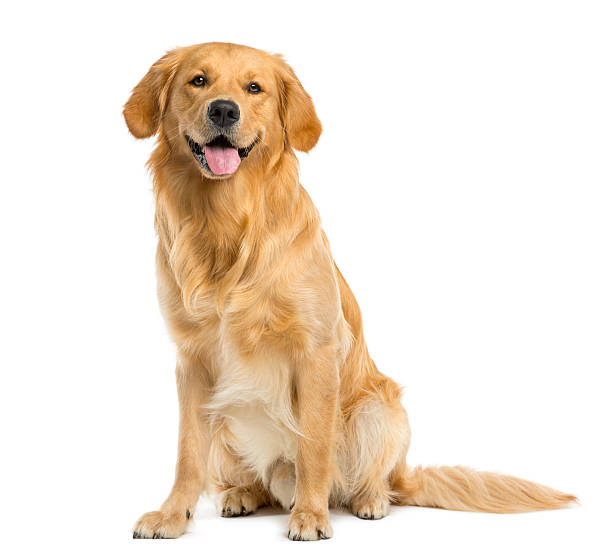
#> input picture perrito_compu.jpg, 612 x 558 px
$ python clase_imagen.py
#> lines starting #> are read from the running program, lines starting #| are printed output that depends on the picture
import numpy as np
import matplotlib.pyplot as plt

# Cargar imagen
img = np.array(plt.imread('perrito_compu.jpg'))
#> img is the input picture: shape (558, 612, 3); mean R, G, B 240.7, 228, 214.2

print(img.shape)
#| (558, 612, 3)

plt.subplot(3, 3, 1)
plt.imshow(img)
plt.axis('off')
plt.title("Imagen original")

plt.subplot(3,3,2)
imgR = np.copy(img)
imgR[:,:,1] = 0 #cancelar la capa verde
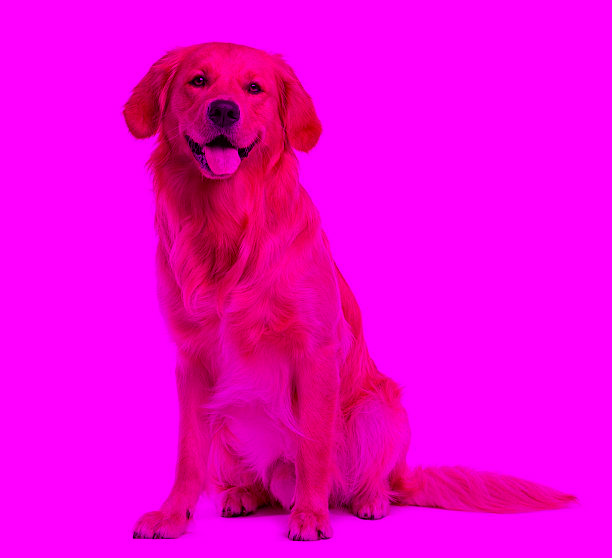
#> imgR: shape (558, 612, 3); mean R, G, B 240.7, 0, 214.2
imgR[:,:,2] = 0 #cancelar la capa azul
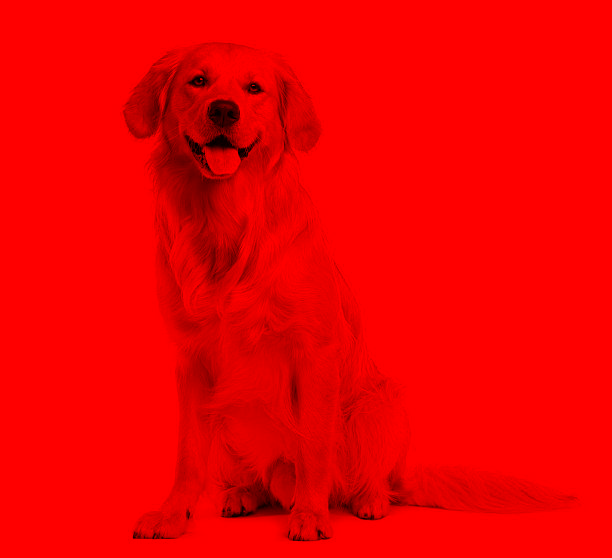
#> imgR: shape (558, 612, 3); mean R, G, B 240.7, 0, 0

plt.imshow(imgR)
plt.axis('off')
plt.title("capa roja")

plt.subplot(3,3,3)
imgA = np.copy(img)
imgA[:,:,0] = 0
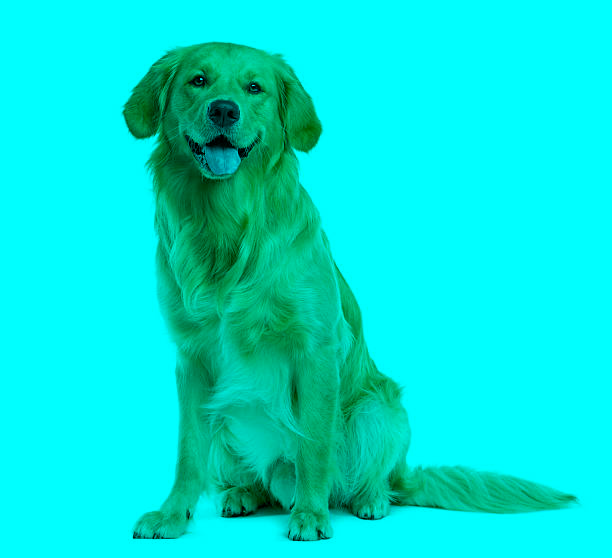
#> imgA: shape (558, 612, 3); mean R, G, B 0, 228, 214.2
imgA[:,:,1] = 0
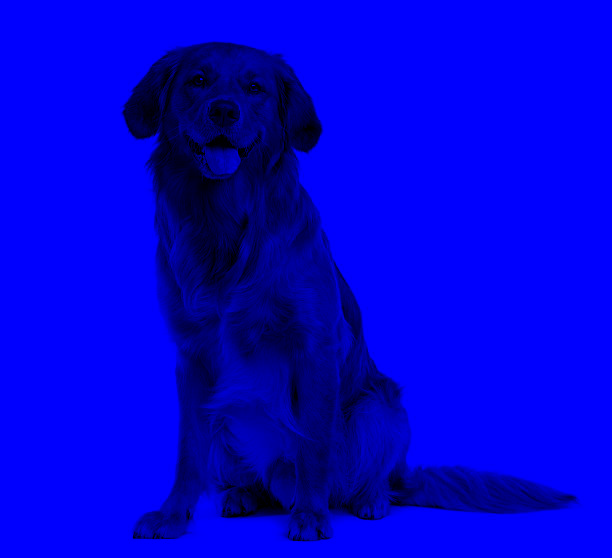
#> imgA: shape (558, 612, 3); mean R, G, B 0, 0, 214.2

plt.imshow(imgA)
plt.axis('off')
plt.title("capa azul")

plt.subplot(3,3,4)
imgV = np.copy(img)
imgV[:,:,0] = 0
imgV[:,:,2] = 0
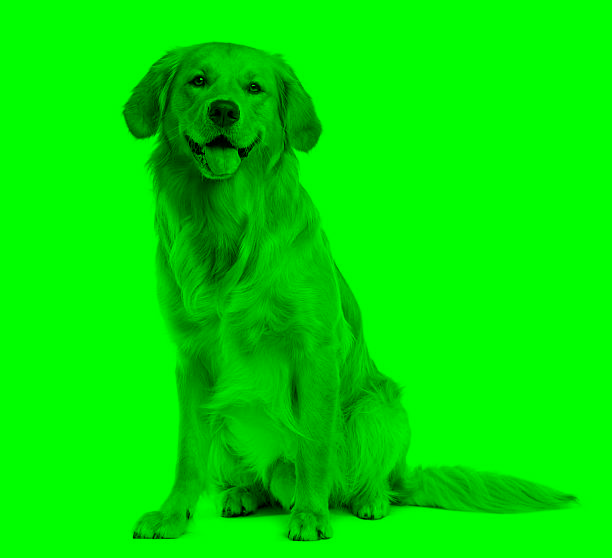
#> imgV: shape (558, 612, 3); mean R, G, B 0, 228, 0

plt.imshow(imgV)
plt.axis('off')
plt.title("capa verde")

plt.subplot(3,3,5)
imgV = np.copy(img)
imgV[:,:,1] = 0


plt.imshow(imgV)
plt.axis('off')
plt.title("capa magenta")

plt.subplot(3,3,6)
imgV = np.copy(img)
imgV[:,:,0] = 0

plt.imshow(imgV)
plt.axis('off')
plt.title("capa cyan")


plt.subplot(3,3,7)
imgA = np.copy(img)
imgA[:,:,1] = 0
imgA[:,:,2] = 170
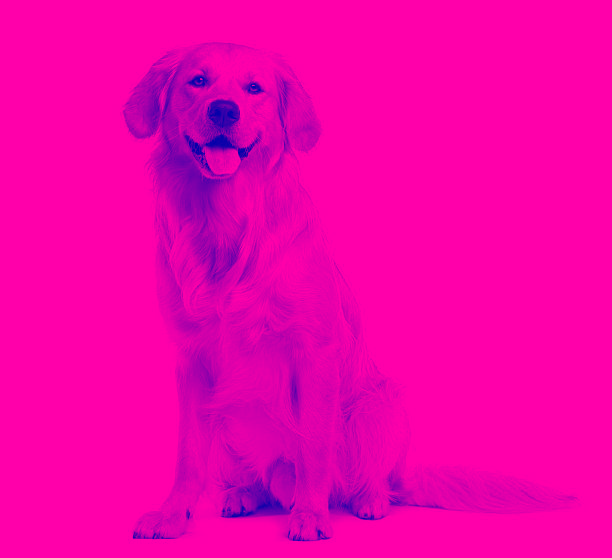
#> imgA: shape (558, 612, 3); mean R, G, B 240.7, 0, 170

plt.imshow(imgA)
plt.axis('off')
plt.title("capa sapote")


# Guardar la imagen como archivo en lugar de mostrarla en ventana
plt.savefig("salida.png")

# plt.show()  # <- esto no funciona en WSL si no tienes X server
